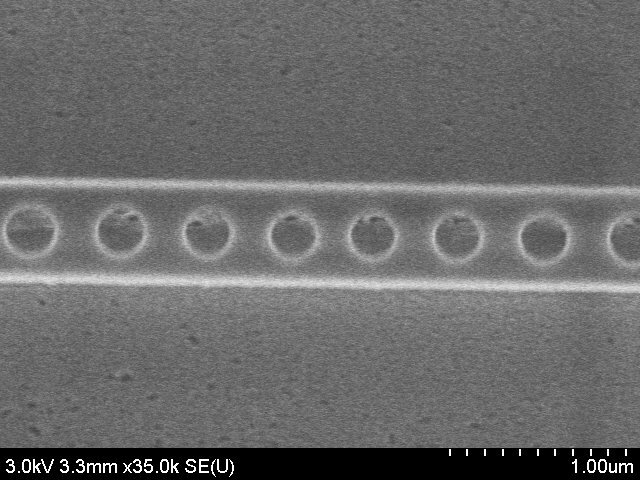
#> input picture images/a90l90__q002/a90l90__q002.jpg, 640 x 480 px
$ python find_width.py
#> lines starting #> are read from the running program, lines starting #| are printed output that depends on the picture; after the words box and inside, x2 and y2 are one past the last pixel; in counts of white or black regions, pixels touching at a corner belong together
### code/preprocess/rmbanner.py
# -*- coding: utf-8 -*-
#
# Author: Marcus Kasdorf

import cv2
import numpy as np


def remove_banner(
    img: np.ndarray,
    thresh_init: float = 250,
    thresh_final: float = 126,
    kern_v: int = 13,
    kern_h: int = 13,
    kern: int = 5,
    alpha: float = 0.5,
    invert: bool = False,
    _debug: bool = False,
) -> np.ndarray:
    """
    Attempt to remove the banner from an image. Default settings
    assume a white banner at the bottom of the screen.

    Altered from: https://github.com/lwang94/sem_size_analysis/blob/803251cdcab3d8304a365df9ac5879fcd9346270/experiments/3_Label_Data.ipynb
    Added connected components section to better find the banner.

    Parameters
    ----------
    img : np.ndarray
        Image to remove the banner from.

    thresh_init : float, optional
        Initial threshold for the image. The default is 250.

    thresh_final : float, optional
        Final threshold for the image after eroding, dilating, and
        adding. The default is 126.

    kern_v : int, optional
        Vertical kernel size for the erosion and dilation. The default is 13.

    kern_h : int, optional
        Horizontal kernel size for the erosion and dilation. The default is 13.

    kern : int, optional
        Kernel size for the erosion and dilation, after adding the vertical and
        horizontally eroded and dilated images together. The default is 5.
        Larger values may increase the chance that the largest connected component
        is the banner, but it may also artificially increase the width of the banner.

    alpha : float, optional
        The fractional mix of the vertical and horizontal lines in the adding step.
        The default is 0.5 (equal weight of vertical and horizontal). Lower values
        weigh the horizontal lines more heavily, while higher values weigh the vertical
        lines more heavily.

    invert : bool, optional
        Whether to invert the image before processing. The default is False. If the
        banner is black instead of white, consider setting this to True.

    _debug : bool, optional
        Whether to return the intermediate steps of the algorithm. The default is False.

    Returns
    -------
    Tuple of np.ndarray
        The image with the removed banner and coordinates of the banner. If _debug is
        True, the intermediate steps of the algorithm are returned as well in a tuple.

    """
    # Convert to grayscale
    if len(img.shape) != 2:
        gray = cv2.cvtColor(img, cv2.COLOR_BGR2GRAY)
    else:
        gray = img.copy()

    # Binarize image
    if invert:
        gray = ~gray
    ret, binary = cv2.threshold(gray, thresh_init, 255, cv2.THRESH_BINARY)

    # Create the horizontal and vertical kernels
    vert_kernel = cv2.getStructuringElement(cv2.MORPH_RECT, (1, kern_v))
    hori_kernel = cv2.getStructuringElement(cv2.MORPH_RECT, (kern_h, 1))
    sq_kernel = cv2.getStructuringElement(cv2.MORPH_RECT, (kern, kern))

    # Find vertical and horizontal lines in the image
    img_v = cv2.morphologyEx(binary, cv2.MORPH_OPEN, vert_kernel, iterations=3)
    img_h = cv2.morphologyEx(binary, cv2.MORPH_OPEN, hori_kernel, iterations=3)

    # Add the vertical and horizontal lines together
    img_final = cv2.addWeighted(img_v, alpha, img_h, 1.0 - alpha, 0.0)
    img_final = cv2.erode(~img_final, sq_kernel, iterations=2)

    ret, binary2 = cv2.threshold(img_final, thresh_final, 255, cv2.THRESH_BINARY)

    # Find the largest connected component
    nlabels, labels, stats, centroids = cv2.connectedComponentsWithStats(~binary2)
    ind_large = stats[1:, 4].argmax() + 1   # Index 0 is background

    # Assume the largest connected component is the banner
    # (not very accurate, but the height is usually correct which is important)
    x1, y1, xlen, ylen, area = stats[ind_large]
    x2 = x1 + xlen
    y2 = y1 + ylen
    loc = ((x1, y1), (x2, y2))

    # Crop out the banner
    out = img.copy()[:y1, :]

    if _debug:
        return out, loc, (img_v, img_h, img_final, binary2)
    else:
        return out, loc

### code/find_ellipses.py
#!/usr/bin/env python3
# -*- coding: utf-8 -*-
#
# Author: Marcus Kasdorf
#
# Various functions for processing the results of ellipse finding


import argparse
from pathlib import Path
from typing import List
from glob import glob
from operator import attrgetter
from pprint import pprint
import re

import cv2
import numpy as np
import tifffile
import pandas as pd

from methods import *
from preprocess.rmbanner import remove_banner

VERBOSE = False


# [54 lines left out: functions display_images_cv2, save_image, save_result, not called in this run]


def get_pixel_size(filename: str, suffix: str = None) -> float:
    """
    Attempt to get the pixel size from the metadata or just from somewhere
    in the file.

    """
    # Change suffix if provided
    if suffix is not None:
        path = Path(filename)
        filename = str(path.parent / path.stem) + suffix

    # See if pixel size is in Tiff file metadata (if it is a Tiff file)
    try:
        with tifffile.TiffFile(filename) as tif:
            try:
                # Pixel size in nm/px
                pixel_size = tif.sem_metadata["ap_pixel_size"][1]
                return pixel_size
            except KeyError:
                return 1.0
    except tifffile.TiffFileError:
        pass

    # See if pixel size is anywhere is the file (assuming it's text readable)
    with open(filename) as f:
        for line in f:
            if re.search("pixel ?size ?= ?", line, re.IGNORECASE):
                # Pixel size in nm/px
                pixel_size = float(line.split("=")[1])
                return pixel_size

    return 1.0


# [199 lines left out: functions calculate_parameters, filter_res, draw_ellipses, parse_args, main, not called in this run]


# [2 lines that do not run on import are left out]

### widthfinder/find_width.py
import os, sys
from pathlib import Path

sys.path.insert(
    0, str(Path(os.path.abspath(os.path.dirname(__file__))) / "../ellipsefinder")
)

from preprocess.rmbanner import remove_banner
from find_ellipses import get_pixel_size

import cv2
import numpy as np
import pandas as pd
import matplotlib.pyplot as plt
from matplotlib import widgets
from typing import Tuple
from itertools import combinations


def get_lines(
    img: np.ndarray,
    orient: str = "horizontal",
    return_pre: bool = False,
    return_edges: bool = False
) -> Tuple[np.ndarray, ...]:
    """
    Find long straight lines in an image. Ideally, this will be the edges that define
    the nanobeam.

    """
    # Exaggerate long straight lines
    linek = np.zeros((15, 15), dtype=np.uint8)

    if orient == "horizontal":
        linek[linek.shape[0] // 2, :] = 1
    elif orient == "vertical":
        linek[:, linek.shape[0] // 2] = 1

    straight = cv2.morphologyEx(img, cv2.MORPH_OPEN, linek, iterations=3)

    # Attempt denoising
    pre = cv2.GaussianBlur(straight, (7, 7), 0)
    pre = cv2.fastNlMeansDenoising(pre, None, 10, 7, 21)

    # Otsu's thresholding
    ret, pre = cv2.threshold(pre, 0, 255, cv2.THRESH_BINARY + cv2.THRESH_OTSU)

    # Canny edge detection
    edges = cv2.Canny(pre, 50, 150, apertureSize=3)

    # Find straight line from the edges
    minLineLength = 100
    lines = cv2.HoughLinesP(
        image=edges,
        rho=1,
        theta=np.pi / 180,
        threshold=100,
        lines=np.array([]),
        minLineLength=minLineLength,
        maxLineGap=80,
    )

    # Copy input and convert to RGB
    output = cv2.cvtColor(img, cv2.COLOR_GRAY2RGB)

    # Draw lines
    if lines is not None:
        a, b, c = lines.shape
        for i in range(a):
            cv2.line(
                output,
                (lines[i][0][0], lines[i][0][1]),
                (lines[i][0][2], lines[i][0][3]),
                (255, 0, 0),
                1,
                cv2.LINE_AA,
            )
    else:
        lines = np.array([])

    # Create return values
    ret = [lines, output]
    if return_pre:
        ret.append(pre)
    if return_edges:
        ret.append(edges)

    return ret


def get_line_parameters(lines: np.ndarray) -> Tuple[np.ndarray, np.ndarray]:
    """
    Obtains the slope and intercept from line segments.

    """
    m_arr = np.zeros(len(lines))
    b_arr = np.zeros(len(lines))
    for (i, line) in enumerate(lines):
        x1, y1, x2, y2 = line.flatten()

        # Calculate slope and intercept
        m = (y2 - y1) / (x2 - x1)
        b = y1 - m * x1

        # Add to list
        m_arr[i] = m
        b_arr[i] = b

    return m_arr, b_arr


def remove_outliers(m: np.ndarray, b: np.ndarray) -> Tuple[np.ndarray, np.ndarray]:
    """
    Using the Interquartile Range, remove outliers from the slope and intercept.

    """
    if len(m) == 0 or len(b) == 0:
        return m, b

    q1 = np.percentile(m, 25)
    q3 = np.percentile(m, 75)
    iqr = q3 - q1

    outlier_thresh = iqr * 1.5
    inlier_mask = (m < q3 + outlier_thresh) & (m > q1 - outlier_thresh)

    m = m[inlier_mask]
    b = b[inlier_mask]

    return m, b


def group_lines(m: np.ndarray, b: np.ndarray) -> Tuple[np.ndarray, np.ndarray]:
    """
    Groups lines together based on their slope and intercept using the k-means
    algorithm with k = 4. Returns a list of the four lines' slope and intercept.

    """
    if len(m) < 4 or len(b) < 4:
        return m, b

    Z = np.vstack((m, b))
    Z = np.float32(Z).T

    # Define criteria and apply kmeans()
    criteria = (cv2.TERM_CRITERIA_EPS + cv2.TERM_CRITERIA_MAX_ITER, 100, 0.1)
    ret, label, center = cv2.kmeans(
        Z, 4, None, criteria, 100, cv2.KMEANS_RANDOM_CENTERS
    )

    # Sort centers by y-intercept
    center_sorted = center[center[:, 1].argsort()]
    m = center_sorted[:, 0]
    b = center_sorted[:, 1]

    return m, b


def add_line_to_plot(
    ax: plt.Axes, img: np.ndarray, m: float, b: float, color: str = "r", label: str = ""
) -> plt.Axes:
    """
    Add a straight line to an existing matplotlib plot.

    """
    x = np.arange(0, img.shape[1])
    y = m * x + b
    return ax.plot(x, y, color=color, label=label)


class UpdateButtons:
    def __init__(
        self,
        ind: int,
        ax_up: plt.Axes,
        ax_down: plt.Axes,
        line: plt.Artist,
        m: float,
        b: float,
    ) -> None:
        self._ind = ind
        self._ax_up = ax_up
        self._ax_down = ax_down
        self._line = line
        self._m = m
        self._b = b

        self._button_up = widgets.Button(self._ax_up, f"Increase b{self._ind}")
        self._button_up.on_clicked(self.increase_b)

        self._button_down = widgets.Button(self._ax_down, f"Decrease b{self._ind}")
        self._button_down.on_clicked(self.decrease_b)

    @property
    def m(self):
        return self._m

    @property
    def b(self):
        return self._b

    @property
    def ind(self):
        return self._ind

    def redraw_line(self) -> None:
        self._line.set_ydata(self._m * self._line.get_xdata() + self._b)
        plt.draw()

    def increase_b(self, event) -> None:
        self._b += 1
        self.redraw_line()

    def decrease_b(self, event) -> None:
        self._b -= 1
        self.redraw_line()


def fine_tune_lines(
    m: np.ndarray, b: np.ndarray, img: np.ndarray
) -> Tuple[np.ndarray, np.ndarray]:
    """
    Opens a matplotlib figure and allows the user to fine tune the lines. Once
    the user is satisfied with the lines, the user can close the window and the
    lines will be returned.

    """
    # Create figure and axes
    fig, ax = plt.subplots(figsize=(15, 15))
    plt.subplots_adjust(bottom=0.2)
    ax.imshow(img, cmap="gray")

    # Add the lines to the plot
    ax_lines = []
    colors = ["r", "b", "g", "c"]
    for i in range(4):
        c = colors[i]
        label = i
        (l,) = add_line_to_plot(ax, img, m[i], b[i], c, label)
        ax_lines.append(l)

    # Add the buttons to the plot
    btns_list = []
    for i in range(4):
        btn_ax_up = plt.axes([0.12 + 0.1 * i, 0.15, 0.09, 0.075])
        btn_ax_down = plt.axes([0.12 + 0.1 * i, 0.05, 0.09, 0.075])
        btns = UpdateButtons(i, btn_ax_up, btn_ax_down, ax_lines[i], m[i], b[i])
        btns_list.append(btns)

    ax.legend()
    plt.show()  # Pauses execution until the plot is closed

    final_m = np.array([btn.m for btn in btns_list])
    final_b = np.array([btn.b for btn in btns_list])

    return final_m, final_b


def find_distances(m: np.ndarray, b: np.ndarray) -> pd.DataFrame:
    """
    Find the distance between each line and each other line.

    """
    # Use the average slope of all of the line. Since (ideally) the slopes are
    # all basically the same, it doesn't really matter anyways.
    m = m.mean()

    # Loop through all pairs of b values and find the distances
    distances = {}
    for (i, j) in combinations(range(len(b)), 2):
        distances[(i, j)] = abs(b[i] - b[j]) / np.sqrt(1 + m**2)

    # Convert the dictionary to a pandas dataframe
    df = pd.DataFrame()
    df["Line #1"] = [i[0] for i in distances.keys()]
    df["Line #2"] = [i[1] for i in distances.keys()]
    df["Distance (px)"] = list(distances.values())

    return df


# [7 lines left out: function save_distances, not called in this run]


def main() -> None:
    # Load image
    filename = "../images/a90l90__q002/a90l90__q002.jpg"
    img = cv2.imread(filename, cv2.IMREAD_GRAYSCALE)
#> img is the input picture: shape (480, 640); min 0, max 255, mean 105.5

    # Remove banner
    no_banner, loc = remove_banner(img, invert=True)
#> in remove_banner, `gray = ~gray`:
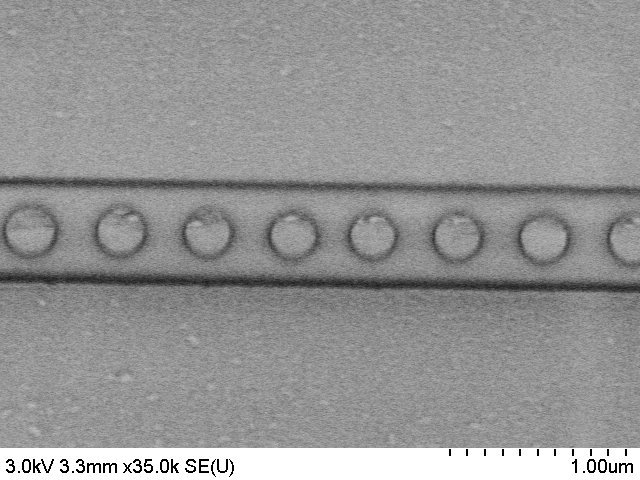
#> gray: shape (480, 640); min 0, max 255, mean 149.5
#> in remove_banner, `ret, binary = cv2.threshold(gray, thresh_init, 255, cv2.THRESH_BINARY)`:
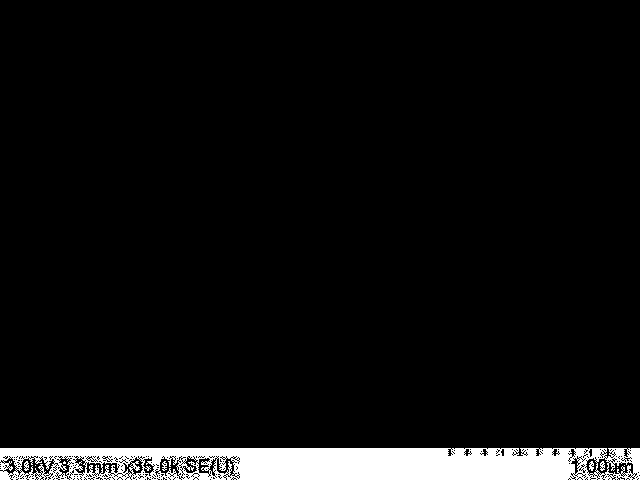
#> binary: shape (480, 640); 5.5% white; 10 white regions (5 under 20 px), largest, box (x1, y1, x2, y2) and area: (0, 448, 640, 480) 16865, (589, 461, 594, 471) 33, (24, 461, 29, 471) 32, (600, 461, 605, 471) 32, (162, 461, 167, 471) 28
#> in remove_banner, `ret, binary = cv2.threshold(gray, thresh_init, 255, cv2.THRESH_BINARY)`: ret = 250
#> in remove_banner, `ret, binary2 = cv2.threshold(img_final, thresh_final, 255, cv2.THRESH_..`:
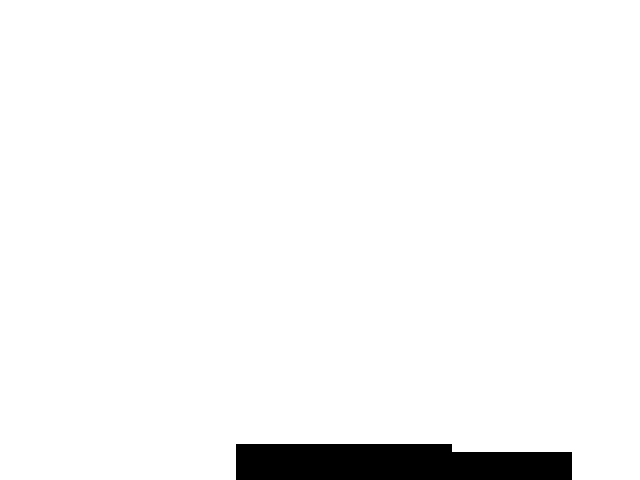
#> binary2: shape (480, 640); 96.4% white; 1 black region, box (x1, y1, x2, y2) and area: (236, 444, 572, 480) 11136
#> in remove_banner, `ret, binary2 = cv2.threshold(img_final, thresh_final, 255, cv2.THRESH_..`: ret = 126
#> in remove_banner, `nlabels, labels, stats, centroids = cv2.connectedComponentsWithStats(~..`: nlabels = 2; stats = [[0, 0, 640, 480, 296064], [236, 444, 336, 36, 11136]]; centroids = [[316.7, 231.1], [394.2, 462.7]]
#> in remove_banner, `ind_large = stats[1:, 4].argmax() + 1`: ind_large = 1
#> in remove_banner, `x1, y1, xlen, ylen, area = stats[ind_large]`: x1 = 236; y1 = 444; xlen = 336; ylen = 36; area = 11136
#> in remove_banner, `x2 = x1 + xlen`: x2 = 572
#> in remove_banner, `y2 = y1 + ylen`: y2 = 480
#> in remove_banner, `loc = ((x1, y1), (x2, y2))`: loc = ((236, 444), (572, 480))
#> loc = ((236, 444), (572, 480))

    # Get lines and parameters
    lines, output = get_lines(no_banner)
#> in get_lines, `ret, pre = cv2.threshold(pre, 0, 255, cv2.THRESH_BINARY + cv2.THRESH_O..`:
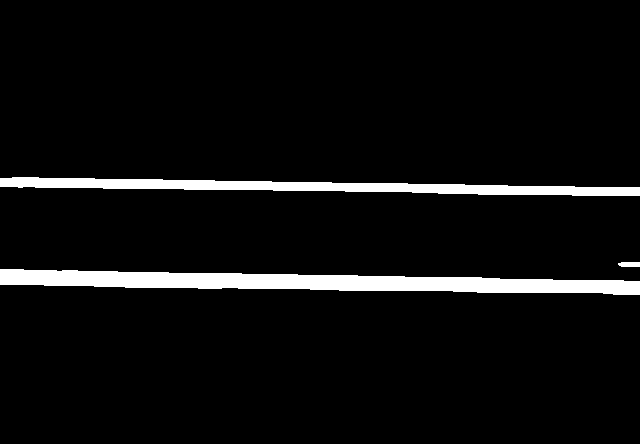
#> pre: shape (444, 640); 5.5% white; 3 white regions, box (x1, y1, x2, y2) and area: (0, 269, 640, 295) 9534, (0, 177, 640, 196) 5985, (618, 262, 640, 267) 103
#> in get_lines, `ret, pre = cv2.threshold(pre, 0, 255, cv2.THRESH_BINARY + cv2.THRESH_O..`: ret = 123
#> in get_lines, `edges = cv2.Canny(pre, 50, 150, apertureSize=3)`:
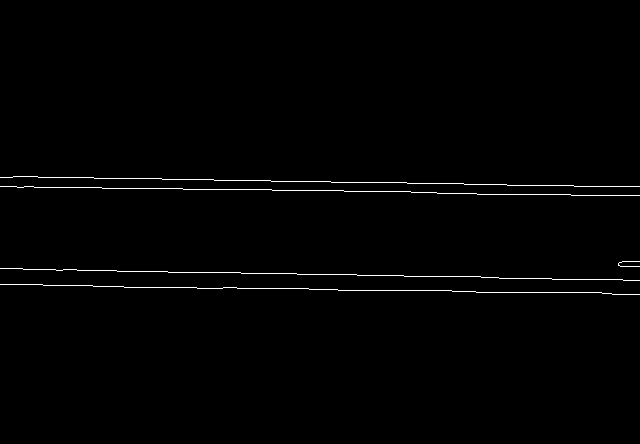
#> edges: shape (444, 640); 0.92% white in thin lines or dots, all inside (x1, y1, x2, y2) = (0, 176, 640, 295)
#> in get_lines, `lines = cv2.HoughLinesP( image=edges, rho=1, theta=np.pi / 180, thresh..`: lines = [[0, 268, 622, 279], [13, 176, 612, 186], [98, 187, 612, 195], [223, 287, 639, 294], [43, 285, 222, 288], [0, 186, 191, 189], [0, 284, 378, 290]]
#> after the loop in get_lines, `for i in range(a):`:
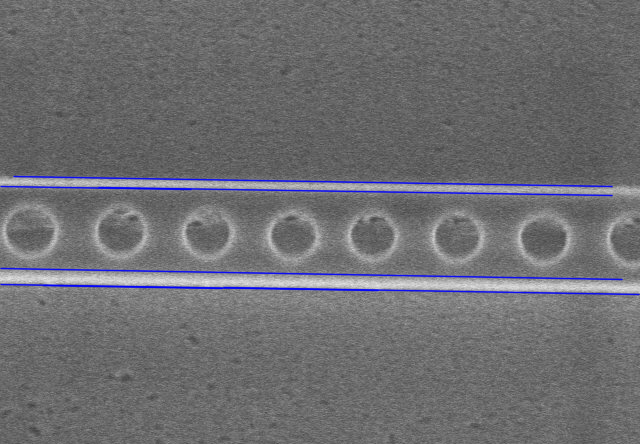
#> output: shape (444, 640, 3); mean B, G, R 113.2, 109.9, 109.9
    m, b = get_line_parameters(lines)
#> in get_line_parameters, `m_arr = np.zeros(len(lines))`: m_arr = [0, 0, 0, 0, 0, 0, 0]
#> the loop in get_line_parameters, `for (i, line) in enumerate(lines):` made 7 passes
#> (x1, y1, x2, y2, m, b) on passes 1 to 7: (0, 268, 622, 279, 0.0177, 268), (13, 176, 612, 186, 0.0167, 175.8), (98, 187, 612, 195, 0.0156, 185.5), (223, 287, 639, 294, 0.0168, 283.2), (43, 285, 222, 288, 0.0168, 284.3), (0, 186, 191, 189, 0.0157, 186), (0, 284, 378, 290, 0.0159, 284)
#> after the loop in get_line_parameters, `for (i, line) in enumerate(lines):`: b_arr = [268, 175.8, 185.5, 283.2, 284.3, 186, 284]; m_arr = [0.0177, 0.0167, 0.0156, 0.0168, 0.0168, 0.0157, 0.0159]
#> m has the same summary as m_arr in get_line_parameters; b = [268, 175.8, 185.5, 283.2, 284.3, 186, 284]
    m_inliers, b_inliers = remove_outliers(m, b)
#> in remove_outliers, `q1 = np.percentile(m, 25)`: q1 = 0.0158
#> in remove_outliers, `q3 = np.percentile(m, 75)`: q3 = 0.0168
#> in remove_outliers, `iqr = q3 - q1`: iqr = 0.001
#> in remove_outliers, `outlier_thresh = iqr * 1.5`: outlier_thresh = 0.00151
#> in remove_outliers, `inlier_mask = (m < q3 + outlier_thresh) & (m > q1 - outlier_thresh)`: inlier_mask = [True, True, True, True, True, True, True]
#> in remove_outliers, `m = m[inlier_mask]`: m has the same summary as m_arr in get_line_parameters
#> in remove_outliers, `b = b[inlier_mask]`: b = [268, 175.8, 185.5, 283.2, 284.3, 186, 284]
#> m_inliers has the same summary as m_arr in get_line_parameters; b_inliers = [268, 175.8, 185.5, 283.2, 284.3, 186, 284]

    # Groups lines together and fine tune the outputted parameters
    group_m, group_b = group_lines(m_inliers, b_inliers)
#> in group_lines, `Z = np.float32(Z).T`: Z = [[0.0177, 268], [0.0167, 175.8], [0.0156, 185.5], [0.0168, 283.2], [0.0168, 284.3], [0.0157, 186], [0.0159, 284]]
#> in group_lines, `criteria = (cv2.TERM_CRITERIA_EPS + cv2.TERM_CRITERIA_MAX_ITER, 100, 0..`: criteria = (3, 100, 0.1)
#> in group_lines, `ret, label, center = cv2.kmeans( Z, 4, None, criteria, 100, cv2.KMEANS..`: ret = 0.708; label = [0, 3, 1, 2, 2, 1, 2]; center = [[0.0177, 268], [0.0156, 185.7], [0.0165, 283.8], [0.0167, 175.8]]
#> in group_lines, `center_sorted = center[center[:, 1].argsort()]`: center_sorted = [[0.0167, 175.8], [0.0156, 185.7], [0.0177, 268], [0.0165, 283.8]]
#> in group_lines, `m = center_sorted[:, 0]`: m = [0.0167, 0.0156, 0.0177, 0.0165]
#> in group_lines, `b = center_sorted[:, 1]`: b = [175.8, 185.7, 268, 283.8]
#> group_m = [0.0167, 0.0156, 0.0177, 0.0165]; group_b = [175.8, 185.7, 268, 283.8]
    tuned_m, tuned_b = fine_tune_lines(group_m, group_b, no_banner)
#> after the loop in fine_tune_lines, `for i in range(4):`: ax_lines = 4 items
#> the loop in fine_tune_lines, `for i in range(4):` made 4 passes
#> in fine_tune_lines, `plt.show()`:
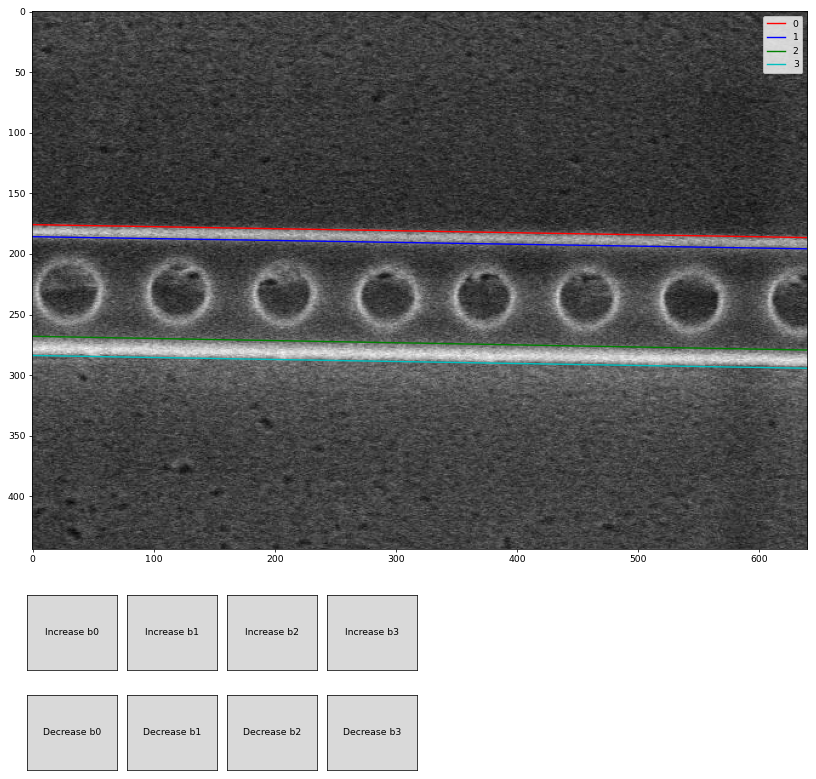
#> figure drawn by matplotlib, 1 panel
#> in fine_tune_lines, `final_m = np.array([btn.m for btn in btns_list])`: final_m = [0.0167, 0.0156, 0.0177, 0.0165]
#> in fine_tune_lines, `final_b = np.array([btn.b for btn in btns_list])`: final_b = [175.8, 185.7, 268, 283.8]
#> tuned_m = [0.0167, 0.0156, 0.0177, 0.0165]; tuned_b = [175.8, 185.7, 268, 283.8]

    # Find the distances between each line and each other line
    distances = find_distances(tuned_m, tuned_b)
#> in find_distances, `m = m.mean()`: m = 0.0166
#> the loop in find_distances, `for (i, j) in combinations(range(len(b)), 2):` made 6 passes
#> (i, j) on passes 2 to 6: (0, 2), (0, 3), (1, 2), (1, 3), (2, 3)
#> after the loop in find_distances, `for (i, j) in combinations(range(len(b)), 2):`: distances = {(0, 1): 9.95, (0, 2): 92.2, (0, 3): 108, (1, 2): 82.25, (1, 3): 98.09, (2, 3): 15.84}
#> distances = table of 6 rows and 3 columns

    # Scale the distances by the metadata scale value
    scale = get_pixel_size(filename, ".txt")
    distances["Distance (nm)"] = distances["Distance (px)"] * scale

    # Save the lines to a file
    save_distances(filename, distances, "_widths")
    print(distances)


if __name__ == "__main__":
#> (the run stopped early here; a loop or call above may not have finished)
